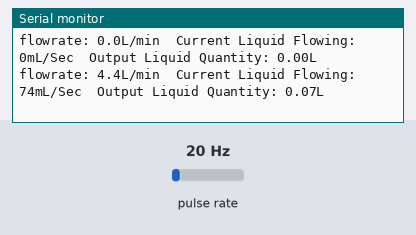
Recording of a sketch running on a simulated ESP8266 (NodeMCU). Shown: the last lines printed to the serial monitor. Wiring (inferred from the names in the program): pulse sensor: data D2. Inputs (shaded band) come from the test bench; at power-on: pulse rate 20 Hz. WiFi joins after 1.5 s; servers stay silent unless stated.

Above: at 3.0 s.
3.1 s: pulse rate (sensor on D2) set to 4 Hz
At 4.4 s:
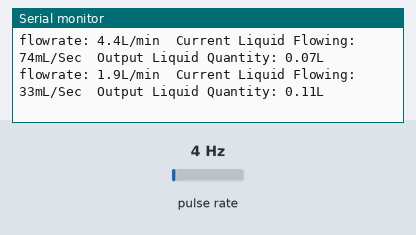
4.6 s: pulse rate (sensor on D2) set to 50 Hz
At 5.5 s:
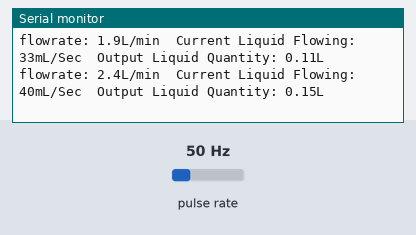
Timing chart, 0 to 7.6 s (numbered marks = the images above; inputs shaded):
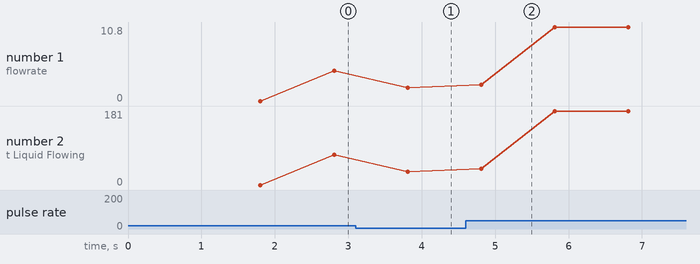

The sketch:

CODE.ino
```cpp
#define flowsensor D2
#define Calibration 4.5
#define VPIN_TOTAL_LITERS       V1
#define VPIN_FLOW_RATE          V2
#define VPIN_FLOW_MILLI_LITERS  V3
#define VPIN_RESET              V4

char auth[] = ""; //from blynk app
char ssid[] = ""; //your wifi ssid
char pass[] = ""; //your wifi password

#include <ESP8266WiFi.h>
#include <BlynkSimpleEsp8266.h>
BlynkTimer timer;

volatile long pulseCount = 0;
float flowRate;
unsigned int flowMilliLitres;
unsigned long totalMilliLitres;
float totalLitres;
float totalLitresold;
unsigned long oldTime;

BLYNK_CONNECTED() {

  Blynk.syncVirtual(VPIN_TOTAL_LITERS);

}

BLYNK_WRITE(VPIN_TOTAL_LITERS)
{
  totalLitresold = param.asFloat();

}

BLYNK_WRITE(VPIN_RESET) {
  int resetdata = param.asInt();
  if (resetdata == 0) {
    Serial.println("Clearing Data");
    Blynk.virtualWrite(VPIN_TOTAL_LITERS, 0);
    Blynk.virtualWrite(VPIN_FLOW_RATE, 0);
    flowRate = 0;
    flowMilliLitres = 0;
    totalMilliLitres = 0;
    totalLitres = 0;
    totalLitresold = 0;
  }
}

void pulseCounter()
{
  pulseCount++;
}

void flow()
{

  if ((millis() - oldTime) > 1000)
  {
    detachInterrupt(flowsensor);
    flowRate = ((1000.0 / (millis() - oldTime)) * pulseCount) / Calibration;
    oldTime = millis();
    flowMilliLitres = (flowRate / 60) * 1000;
    totalMilliLitres += flowMilliLitres;
    totalLitres = totalLitresold + totalMilliLitres * 0.001;
    if (flowRate>=20)
    {
      Blynk.notify("Overflow Detected");
    }

    unsigned int frac;

    //caudal de litros por minuto
    Serial.print("flowrate: ");
    Serial.print(int(flowRate));

    Serial.print(".");
    frac = (flowRate - int(flowRate)) * 10;
    Serial.print(frac, DEC) ;
    Serial.print("L/min");

    Serial.print("  Current Liquid Flowing: ");
    Serial.print(flowMilliLitres);
    Serial.print("mL/Sec");

    Serial.print("  Output Liquid Quantity: ");
    Serial.print(totalLitres);
    Serial.println("L");

    pulseCount = 0;

    attachInterrupt(flowsensor, pulseCounter, FALLING);
  }

}

void sendtoBlynk()  // enviando valores al servidor blynk
{
  Blynk.virtualWrite(VPIN_TOTAL_LITERS, totalLitres);          // Consumo total de agua en litros (L)
  Blynk.virtualWrite(VPIN_FLOW_RATE, flowRate);            // Muestra el caudal para este segundo en litros / minuto (L / min)
  //  Blynk.virtualWrite(VPIN_FLOW_RATE, flowMilliLitres);  // Muestra el número de litros fluidos en segundo (ml / seg)
}

void setup()
{
  Serial.begin(9600);
  Blynk.begin(auth, ssid, pass);

  pulseCount        = 0;
  flowRate          = 0.0;
  flowMilliLitres   = 0;
  totalMilliLitres  = 0;
  oldTime           = 0;
  totalLitresold = 0;

  pinMode(flowsensor, INPUT);

  attachInterrupt(flowsensor, pulseCounter, FALLING);

  timer.setInterval(2000L, sendtoBlynk); // envía valores al servidor blynk cada 10 segundos

}


void loop()
{

  Blynk.run();
  timer.run();
  flow();

}
```

Measured:
- after the input at 3.1 s, the serial monitor: prints a new line after 0.71 s (image 1)
- after the input at 4.6 s, the serial monitor: prints a new line after 0.21 s (image 2)
- plotted number 1: 4.4 → 1.9 after the input at 3.1 s, 1.9 → 10.6 after the input at 4.6 s
- plotted number 2: 74 → 33 after the input at 3.1 s, 33 → 177 after the input at 4.6 s
